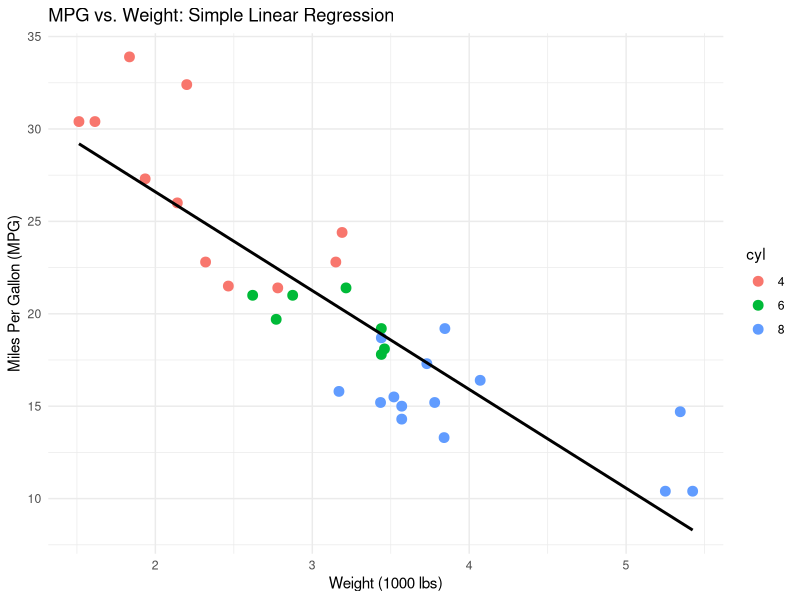
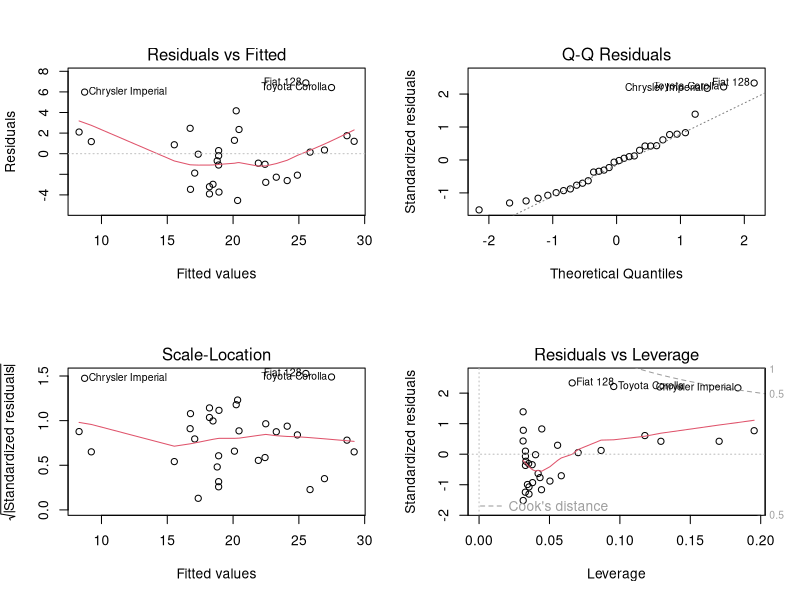

Recreate these plots in R, in order.
############################################################
# PART 5: Simple Linear Regression
# Author: Suman Bhowmick
# Description:
# Learn to build, interpret, and visualize a simple linear 
# regression model in R.
############################################################

### 0. Install and Load Required Packages
# We'll use tidyverse for data manipulation and plotting.
if (!require("tidyverse")) install.packages("tidyverse")
library(tidyverse)

### 1. Load and Prepare Data
# We use the built-in 'mtcars' dataset.
df <- mtcars
df <- df %>%
  mutate(
    cyl = factor(cyl),
    gear = factor(gear),
    car = rownames(mtcars)
  )

cat("\n??? Data prepared. Let's predict MPG from Weight.\n")
print(head(df))

### 2. Build the Simple Linear Regression Model
# We want to model how 'mpg' (Miles Per Gallon) changes with 'wt' (Weight).
# The formula `mpg ~ wt` means "predict mpg using wt".
# The lm() function is used to fit linear models.

model <- lm(mpg ~ wt, data = df)

cat("\n??? Linear model built successfully.\n")

### 3. Interpret the Model Summary
# The summary() function gives us detailed statistics about the model.
cat("\n???? MODEL SUMMARY:\n")
print(summary(model))

cat("
--------------------------------------------------------------------
INTERPRETATION OF THE SUMMARY:
--------------------------------------------------------------------
1.  **Coefficients (Estimate column):**
    - **(Intercept) = 37.285:** This is the predicted MPG for a car with zero weight.
      It's often just a baseline and may not be meaningful in reality.
    - **wt = -5.344:** For each 1000 lbs increase in weight, the MPG is predicted
      to DECREASE by 5.344 miles. This is the slope of our regression line.

2.  **P-value (Pr(>|t|) column):**
    - The tiny p-value for 'wt' (e.g., 1.29e-10) is much smaller than 0.05.
      This means the relationship between weight and MPG is statistically significant.
      In other words, weight is a reliable predictor of MPG.

3.  **Multiple R-squared = 0.7528:**
    - This tells us that approximately 75% of the variation in MPG can be
      explained by the car's weight. This is a good fit!
--------------------------------------------------------------------
")

### 4. Visualize the Regression Line with ggplot2
# We can plot our data and add the regression line to see how well it fits.

cat("\n???? VISUALIZING the regression line:\n")
p_regression <- ggplot(df, aes(x = wt, y = mpg)) +
  geom_point(aes(color = cyl), size = 3) +  # Scatter plot of original data
  geom_smooth(method = "lm", se = FALSE, color = "black") + # Add the linear model line
  labs(
    title = "MPG vs. Weight: Simple Linear Regression",
    x = "Weight (1000 lbs)",
    y = "Miles Per Gallon (MPG)"
  ) +
  theme_minimal()

print(p_regression)
cat("??? Plot generated. The black line is our model's prediction.\n")

### 5. Making Predictions
# We can use our model to predict MPG for new weight values.
new_data <- data.frame(wt = c(2.0, 3.0, 4.0)) # Create a new data frame with weights

predictions <- predict(model, newdata = new_data)

cat("\n???? PREDICTIONS for new data:\n")
print(data.frame(Weight = new_data$wt, Predicted_MPG = predictions))
cat("
As expected, as weight increases, the predicted MPG decreases.
")

### 6. Checking Model Assumptions (Diagnostics)
# Linear regression has assumptions. A quick way to check them is to plot the model.
# These plots help identify issues like non-linearity or outliers.

par(mfrow = c(2, 2)) # Arrange plots in a 2x2 grid
plot(model)
par(mfrow = c(1, 1)) # Reset plotting window

cat("\n\n???? DIAGNOSTIC PLOTS generated. These help verify model assumptions.\n")
cat("
- **Residuals vs. Fitted:** Should show no clear pattern (random cloud).
- **Normal Q-Q:** Points should fall close to the straight line.
- **Scale-Location:** Spread of points should be roughly constant.
- **Residuals vs. Leverage:** Helps identify influential outlier points.
")

cat("\n\n-- End of Part 5 --\n")
